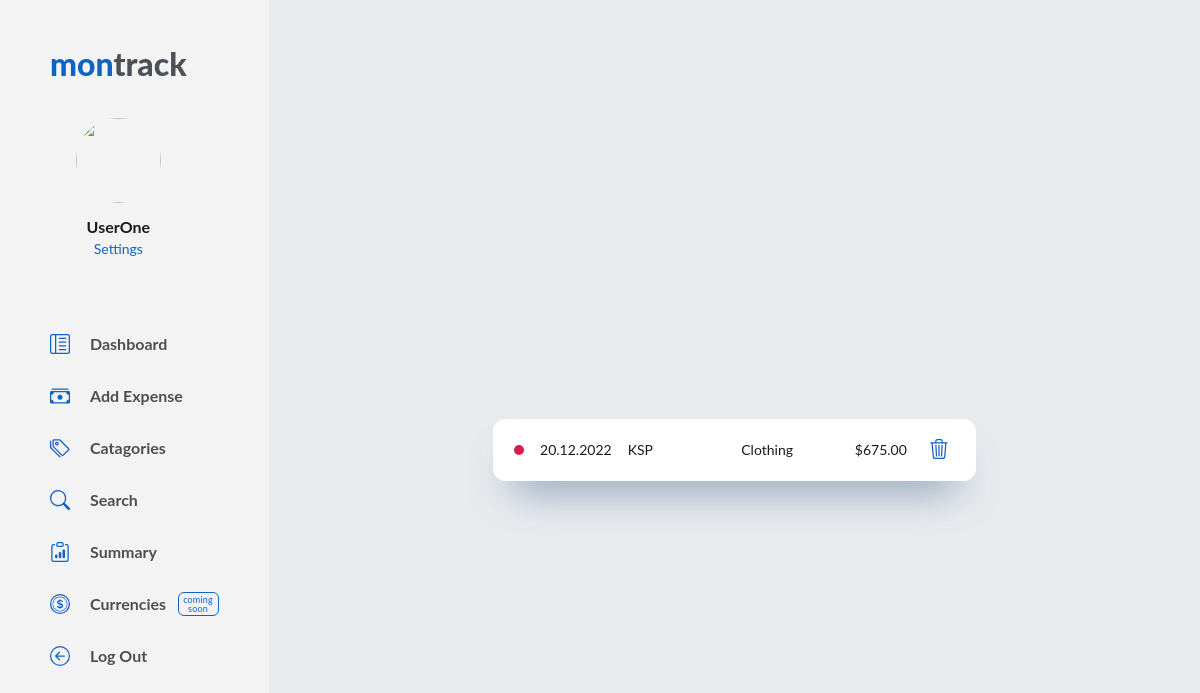
The page /summary (signed in) on the database as committed earlier.
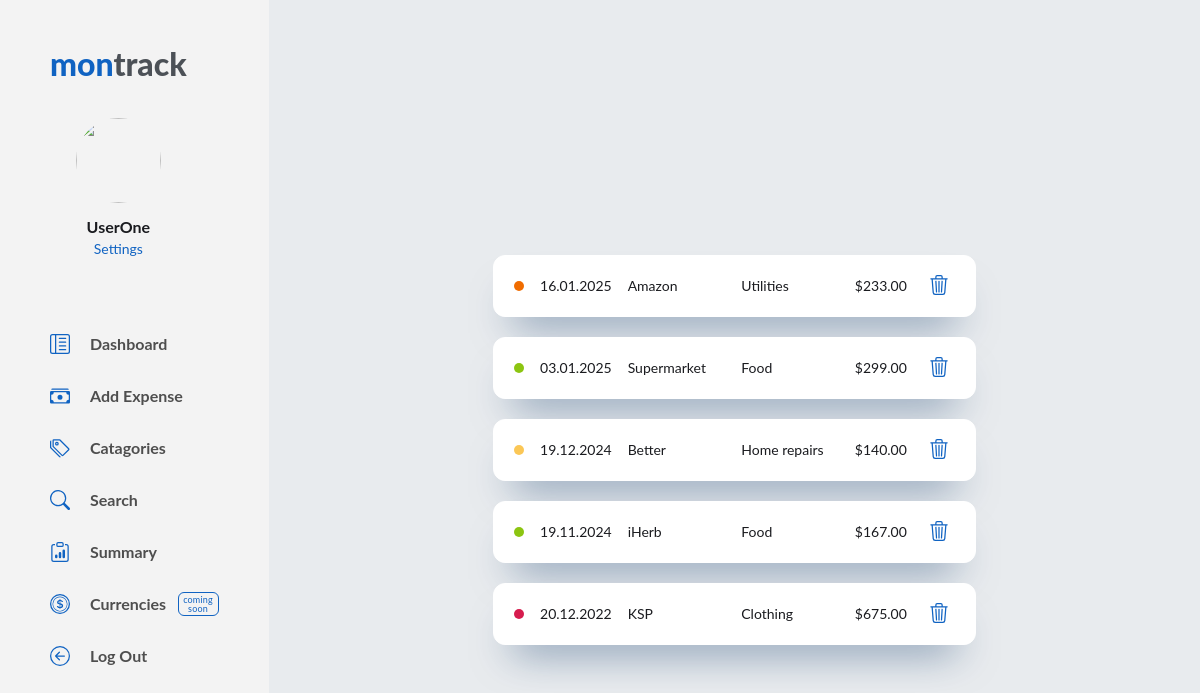
The same page on the database as committed later.
### tables this page shows
CREATE TABLE users (
    user_id INTEGER PRIMARY KEY AUTOINCREMENT NOT NULL,
    fname TEXT NOT NULL,
    lname TEXT NOT NULL,
    username TEXT NOT NULL,
    email TEXT NOT NULL,
    hash TEXT NOT NULL
, image TEXT NOT NULL DEFAULT 'https://uploads-ssl.webflow.com/63987bd2db675b2f0fd5a56e/63987bd2db675bb88dd5a5a1_Icon%202.svg');

CREATE TABLE expenses (
    expense_id INTEGER PRIMARY KEY AUTOINCREMENT NOT NULL,
    user_id INTEGER NOT NULL,
    date DATE NOT NULL,
    shop TEXT NOT NULL,
    total NUMERIC NOT NULL,
    currency TEXT NOT NULL,
    category TEXT NOT NULL,
    description TEXT
);

CREATE TABLE categories (
    category_id INTEGER PRIMARY KEY AUTOINCREMENT NOT NULL,
    category TEXT UNIQE NOT NULL,
    color TEXT NOT NULL DEFAULT "#1063c2"
);

CREATE TABLE currencies (
    currency_id INTEGER PRIMARY KEY AUTOINCREMENT NOT NULL,
    country TEXT NOT NULL,
    currency TEXT NOT NULL,
    symbol TEXT NOT NULL
);

### application.py (the view, shortened to what this page needs)
@application.route("/summary", methods=["GET", "POST"])
@login_required
def summary():
    user_id = session["user_id"]
    connect = sqlite3.connect(dburl)
    cursor = connect.cursor()
    cursor.execute("SELECT username FROM users WHERE user_id = ?", (user_id,))
    username = cursor.fetchone()[0]
    cursor.execute("SELECT image FROM users WHERE user_id = ?", (user_id,))
    userimage = cursor.fetchone()[0]
    cursor.execute("SELECT expenses.*, strftime('%d.%m.%Y', expenses.date) AS fdate, currencies.symbol, color FROM expenses JOIN currencies ON expenses.currency = currencies.currency JOIN categories ON expenses.category = categories.category WHERE expenses.user_id = ? ORDER BY date DESC", (user_id,))
    expenses = cursor.fetchall()
    print("EXPENSES IS: ", end="")
    print(expenses)
    if request.method == "GET":
        return render_template("summary.html", username=username, userimage=userimage, expenses=expenses)

### helpers.py (called while the page is built)
def login_required(f):
    @wraps(f)
    def decorated_function(*args, **kwargs):
        if session.get("user_id") is None:
            return redirect("/login")
        return f(*args, **kwargs)
    return decorated_function

### templates/summary.html (shortened to what this page needs)
{% extends "layout.html" %}
{% block body %}
<div class="body-center">
  <div class="body-index_bottom">
    {% for row in expenses %}
      <div class="dashboard_panel bottom_latest panel-shadow_thin">
        <div class="latest-expenses_wrapper">
          <div class="category-color_wrapper">
            <div class="catagory-color" style="background-color:{{ row[10] }}"></div>
            <div id="latest_date" class="dash_text">{{ row[8] }}</div>
          </div>
          <div id="latest_shop" class="dash_text">{{ row[3] }}</div>
          <div id="latest_category" class="dash_text">{{ row[6] }}</div>
          <div id="latest_total" class="dash_text">{{ row[9] }}{{ "{:,.2f}".format(row[4]) }}</div>
          <form id="delete-entry-form" name="delete-entry-form" data-name="delete-entry-form" method="post" style="margin:0;">
            <button type="submit" name="eid{{ row[0] }}" class="delete-entry-button">
          </button>
        </form>
        </div>
      </div>
    {% endfor %}
  </div>
</div>
{% endblock %}

### templates/layout.html (shortened to what this page needs)
<head>
  <link href="/static/styles.css" rel="stylesheet">
</head>
<body>
  <main class="main-page">
    <div class="side-menu">
      <div class="side-menu_top">
        <a href="/" class="logo-link">mon<span class="logo-link_span">track</span></a>
        <div class="side-menu_user">
          <div class="sm_user-wrapper"><img src="{{ userimage }}" loading="lazy" alt="" class="user_profile-image">
            <div class="user_name">{{ username }}</div>
            <a href="/settings" class="sm_user-link" id="settings">Settings</a>
          </div>
        </div>
      </div>
      <div class="side-menu_links">
        <div class="sm_links-wrapper">
          <a href="/" aria-current="page" class="side-menu_link w-inline-block w--current">
            <div class="menu-svg w-embed"></div>
            <div>Dashboard</div>
          </a>
          <a href="/expenses" class="side-menu_link w-inline-block">
            <div class="menu-svg w-embed"></div>
            <div>Add Expense</div>
          </a>
          <a href="/categories" aria-current="page" class="side-menu_link w-inline-block w--current">
            <div class="menu-svg w-embed"></div>
            <div>Catagories</div>
          </a>
          <a href="/search" aria-current="page" class="side-menu_link w-inline-block w--current">
            <div class="menu-svg w-embed"></div>
            <div>Search</div>
          </a>
          <a href="/summary" aria-current="page" class="side-menu_link w-inline-block w--current">
            <div class="menu-svg w-embed"></div>
            <div>Summary</div>
          </a>
          <div class="sm_link-wrapper">
            <a aria-current="page" class="side-menu_link inactive-link w-inline-block w--current">
              <div class="menu-svg w-embed"></div>
              <div>Currencies</div>
            </a>
            <div class="label-coming">coming<br>soon</div>
          </div>
          <a href="/logout" aria-current="page" class="side-menu_link w-inline-block w--current">
            <div class="menu-svg w-embed"></div>
            <div>Log Out</div>
          </a>
        </div>
      </div>
    </div>
    <div class="page-body">
      {% block body %}{% endblock %}
    </main>
</body>

Rows that differ between the two databases and show on the page:
added expenses: row "16.01.2025", shop "Amazon", category "Utilities", symbol "$", total "233.00"
added expenses: row "03.01.2025", shop "Supermarket", category "Food", symbol "$", total "299.00"
added expenses: row "19.12.2024", shop "Better", category "Home repairs", symbol "$", total "140.00"
added expenses: row "19.11.2024", shop "iHerb", category "Food", symbol "$", total "167.00"
